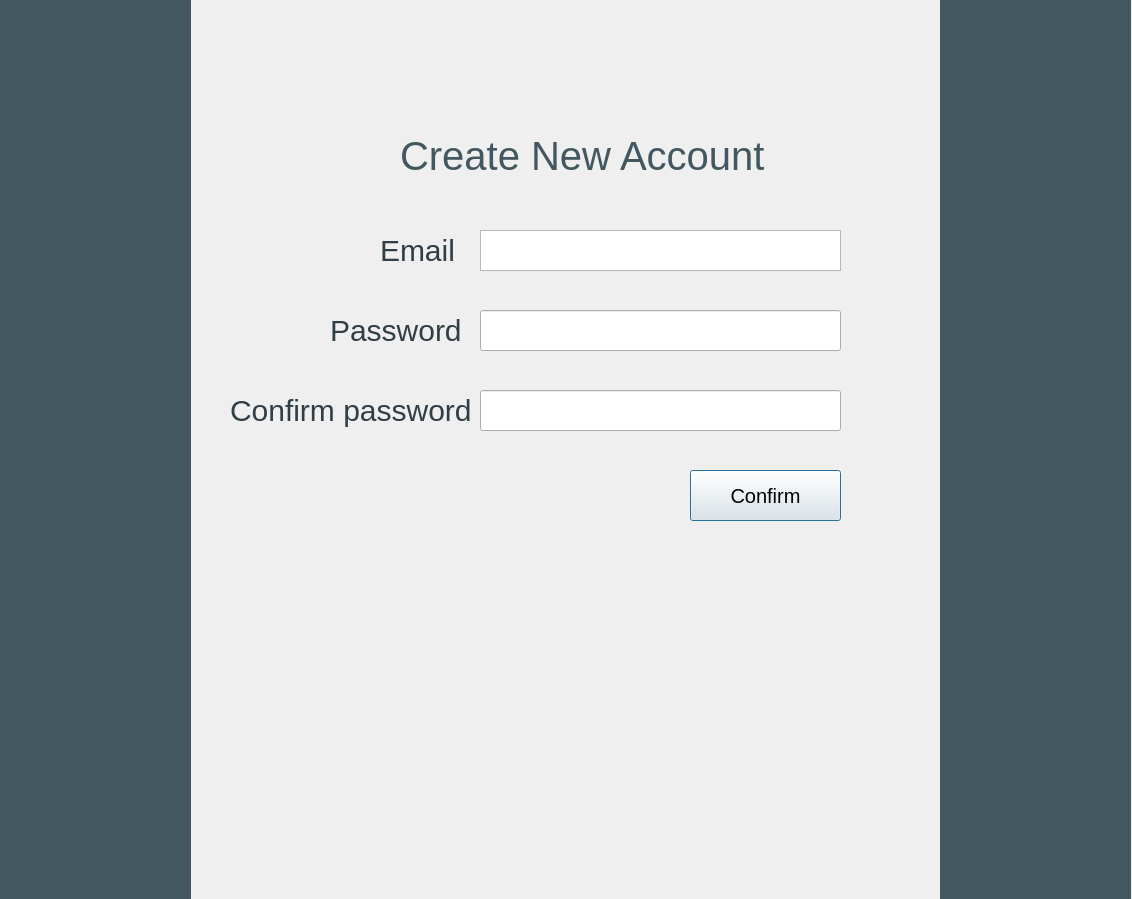
<?xml version="1.0" encoding="UTF-8"?>
<ui version="4.0">
 <class>Dialog</class>
 <widget class="QDialog" name="Dialog">
  <property name="geometry">
   <rect>
    <x>0</x>
    <y>0</y>
    <width>1132</width>
    <height>899</height>
   </rect>
  </property>
  <property name="windowTitle">
   <string>Dialog</string>
  </property>
  <property name="styleSheet">
   <string notr="true">background-color: #rgb(99, 128, 143)</string>
  </property>
  <widget class="QLabel" name="label">
   <property name="geometry">
    <rect>
     <x>400</x>
     <y>130</y>
     <width>371</width>
     <height>51</height>
    </rect>
   </property>
   <property name="styleSheet">
    <string notr="true">font-family:helvetica;
font-size:40px;
color: #435761  ;</string>
   </property>
   <property name="text">
    <string>Create New Account</string>
   </property>
  </widget>
  <widget class="QLabel" name="label_2">
   <property name="geometry">
    <rect>
     <x>380</x>
     <y>220</y>
     <width>101</width>
     <height>61</height>
    </rect>
   </property>
   <property name="styleSheet">
    <string notr="true">color: #303e45 ;
  font-size: 30px;
font-family: helvetica;</string>
   </property>
   <property name="text">
    <string>Email</string>
   </property>
  </widget>
  <widget class="QTextEdit" name="emailField">
   <property name="geometry">
    <rect>
     <x>480</x>
     <y>230</y>
     <width>361</width>
     <height>41</height>
    </rect>
   </property>
   <property name="styleSheet">
    <string notr="true">selection-background-color: rgb(125, 151, 165);
alternate-background-color: rgb(125, 151, 165);
font-size: 20px;</string>
   </property>
  </widget>
  <widget class="QListView" name="listView">
   <property name="geometry">
    <rect>
     <x>0</x>
     <y>0</y>
     <width>191</width>
     <height>901</height>
    </rect>
   </property>
   <property name="styleSheet">
    <string notr="true">background-color: #435761    ;
border: 0px solid black;</string>
   </property>
  </widget>
  <widget class="QListView" name="listView_2">
   <property name="geometry">
    <rect>
     <x>940</x>
     <y>0</y>
     <width>191</width>
     <height>901</height>
    </rect>
   </property>
   <property name="styleSheet">
    <string notr="true">background-color: #435761    ;
border: 0px solid black;</string>
   </property>
  </widget>
  <widget class="QLabel" name="label_3">
   <property name="geometry">
    <rect>
     <x>330</x>
     <y>300</y>
     <width>141</width>
     <height>61</height>
    </rect>
   </property>
   <property name="styleSheet">
    <string notr="true">color: #303e45 ;
  font-size: 30px;
font-family: helvetica;</string>
   </property>
   <property name="text">
    <string>Password</string>
   </property>
  </widget>
  <widget class="QPushButton" name="confirm">
   <property name="geometry">
    <rect>
     <x>690</x>
     <y>470</y>
     <width>151</width>
     <height>51</height>
    </rect>
   </property>
   <property name="styleSheet">
    <string notr="true">font-size: 20px;</string>
   </property>
   <property name="text">
    <string>Confirm</string>
   </property>
  </widget>
  <widget class="QLabel" name="label_4">
   <property name="geometry">
    <rect>
     <x>230</x>
     <y>380</y>
     <width>241</width>
     <height>61</height>
    </rect>
   </property>
   <property name="styleSheet">
    <string notr="true">color: #303e45 ;
  font-size: 30px;
font-family: helvetica;</string>
   </property>
   <property name="text">
    <string>Confirm password</string>
   </property>
  </widget>
  <widget class="QLineEdit" name="passField">
   <property name="geometry">
    <rect>
     <x>480</x>
     <y>310</y>
     <width>361</width>
     <height>41</height>
    </rect>
   </property>
   <property name="styleSheet">
    <string notr="true">font-size: 20px;</string>
   </property>
  </widget>
  <widget class="QLineEdit" name="passField_2">
   <property name="geometry">
    <rect>
     <x>480</x>
     <y>390</y>
     <width>361</width>
     <height>41</height>
    </rect>
   </property>
   <property name="styleSheet">
    <string notr="true">font-size: 20px;</string>
   </property>
  </widget>
 </widget>
 <resources/>
 <connections/>
</ui>
